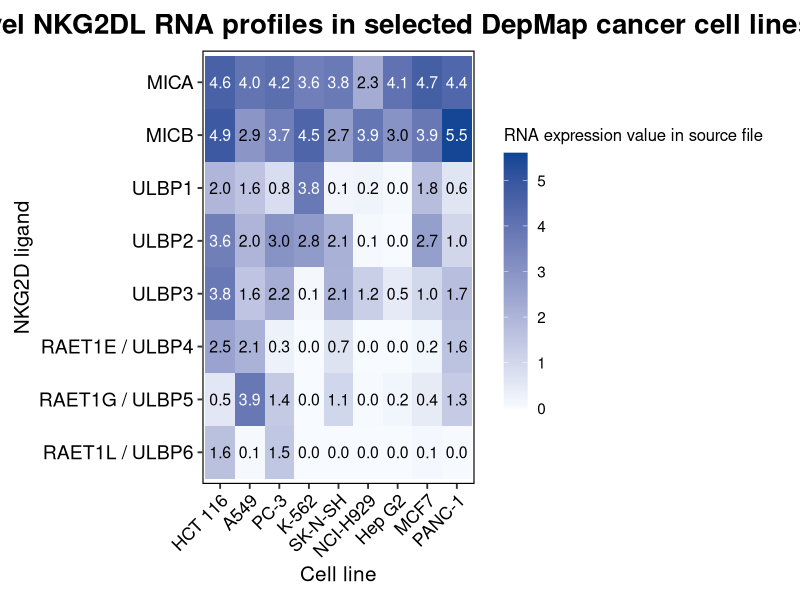
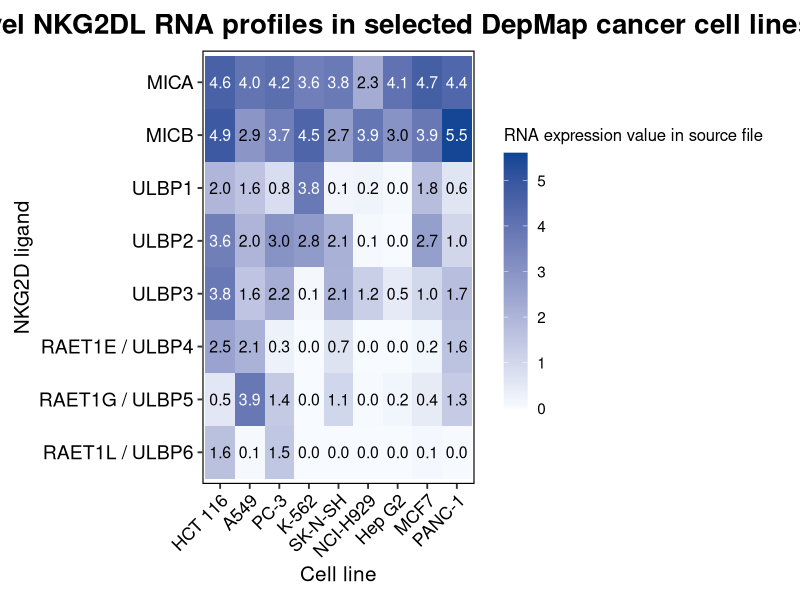
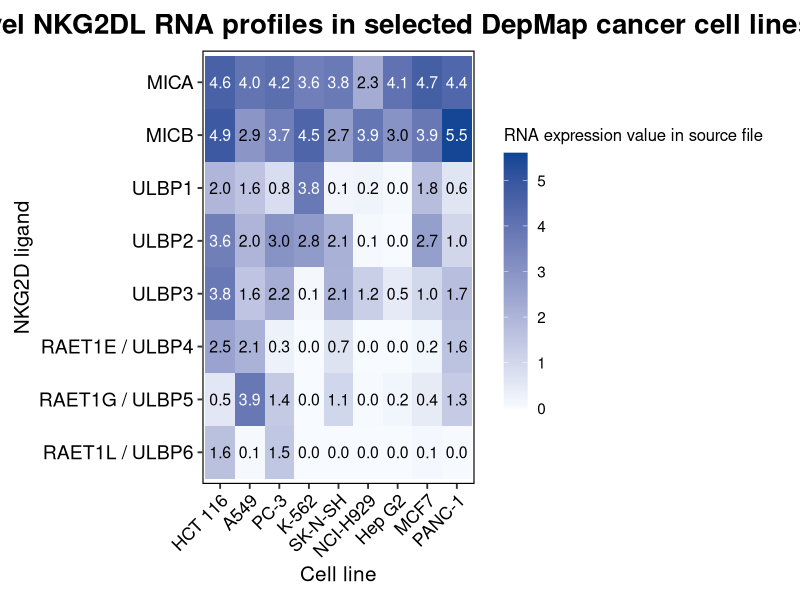

Source code (R) for these figures, in order:
## =========================================================
## Ligand-level NKG2DL RNA profiles in selected DepMap cell lines
## =========================================================

suppressPackageStartupMessages({
  library(tidyverse)
  library(scales)
})

## =========================================================
## 1. READ DATA
## =========================================================

df <- read.csv(
  "DepMap_selected_cell_lines_NKG2DL.csv",
  stringsAsFactors = FALSE,
  check.names = FALSE
)

## =========================================================
## 2. PREPARE DATA
## =========================================================

gene_order <- c(
  "MICA",
  "MICB",
  "ULBP1",
  "ULBP2",
  "ULBP3",
  "RAET1E",
  "RAET1G",
  "RAET1L"
)

gene_labels <- c(
  "MICA"   = "MICA",
  "MICB"   = "MICB",
  "ULBP1"  = "ULBP1",
  "ULBP2"  = "ULBP2",
  "ULBP3"  = "ULBP3",
  "RAET1E" = "RAET1E / ULBP4",
  "RAET1G" = "RAET1G / ULBP5",
  "RAET1L" = "RAET1L / ULBP6"
)

cell_line_order <- c(
  "HCT 116",
  "A549",
  "PC-3",
  "K-562",
  "SK-N-SH",
  "NCI-H929",
  "Hep G2",
  "MCF7",
  "PANC-1"
)

df_long <- df %>%
  pivot_longer(
    cols = -gene,
    names_to = "cell_line",
    values_to = "expression"
  ) %>%
  mutate(
    gene = factor(gene, levels = rev(gene_order)),
    gene_label = gene_labels[as.character(gene)],
    gene_label = factor(gene_label, levels = rev(gene_labels[gene_order])),
    cell_line = factor(cell_line, levels = cell_line_order),
    label = sprintf("%.1f", expression),
    text_color = ifelse(expression >= 3.2, "white", "black")
  )

## =========================================================
## 3. HEATMAP
## =========================================================

p <- ggplot(
  df_long,
  aes(
    x = cell_line,
    y = gene_label,
    fill = expression
  )
) +
  geom_tile(color = NA) +
  geom_text(
    aes(label = label, color = text_color),
    size = 4.0
  ) +
  scale_color_identity() +
  scale_fill_gradient(
    low = "#F7FBFF",
    high = "#084594",
    limits = c(0, 5.6),
    oob = squish,
    name = "RNA expression value in source file"
  ) +
  labs(
    title = "Ligand-level NKG2DL RNA profiles in selected DepMap cancer cell lines",
    x = "Cell line",
    y = "NKG2D ligand"
  ) +
  theme_classic(base_size = 14) +
  theme(
    plot.title = element_text(
      hjust = 0.5,
      face = "bold",
      size = 20
    ),
    axis.text.x = element_text(
      angle = 45,
      hjust = 1,
      vjust = 1,
      size = 13,
      color = "black"
    ),
    axis.text.y = element_text(
      size = 14,
      color = "black"
    ),
    axis.title.x = element_text(size = 15),
    axis.title.y = element_text(size = 15),
    legend.title = element_text(size = 12),
    legend.text = element_text(size = 11),
    legend.key.height = unit(1.3, "cm"),
    panel.border = element_rect(
      color = "black",
      fill = NA,
      linewidth = 0.8
    ),
    axis.line = element_blank(),
    plot.margin = margin(10, 20, 10, 10)
  )

## =========================================================
## 4. SAVE
## =========================================================

ggsave(
  filename = "DepMap_selected_cell_lines_NKG2DL_ligand_heatmap.png",
  plot = p,
  width = 12,
  height = 6.2,
  dpi = 600,
  bg = "white"
)

ggsave(
  filename = "DepMap_selected_cell_lines_NKG2DL_ligand_heatmap.pdf",
  plot = p,
  width = 12,
  height = 6.2,
  bg = "white"
)

p
